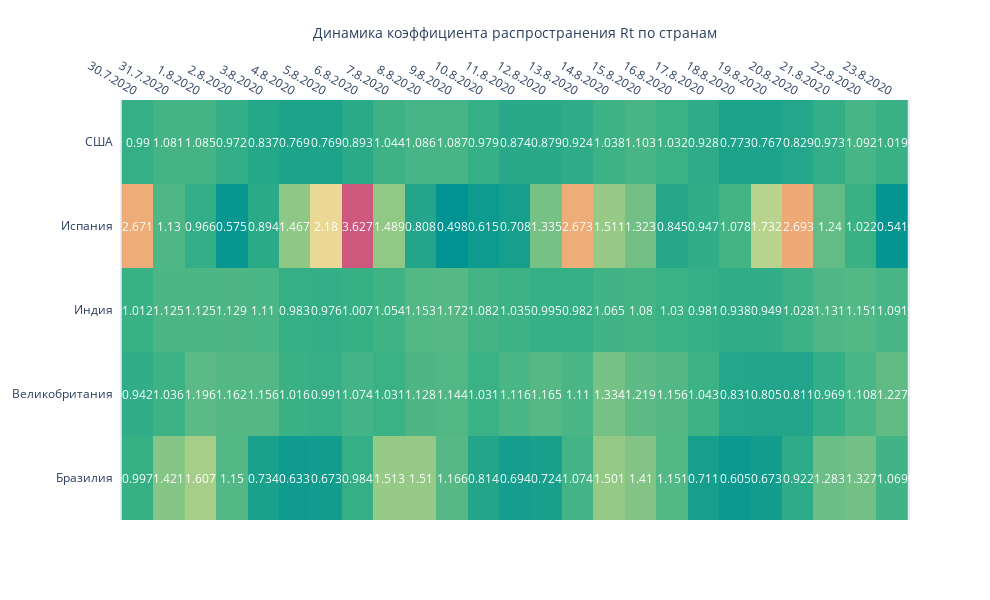

Notebook cell for this chart:
### Code cell
fig = ff.create_annotated_heatmap(d, x=x2, y=y, annotation_text=d,
                                  colorscale='Temps')

fig.update_layout(
                  
                  
                  width = 990, height = 600,    
    
                  xaxis_title='Динамика коэффициента распространения Rt по странам',
               #   yaxis_title = 'Регион '
)

fig.show()

### Figure 1 — Plotly figure (JSON) as saved in the notebook; plotly's stock layout.template omitted (floating-point values rounded to 4 significant figures)
{"data": [{"colorscale": [[0, "rgb(0, 147, 146)"], [0.1667, "rgb(57, 177, 133)"], [0.3333, "rgb(156, 203, 134)"], [0.5, "rgb(233, 226, 156)"], [0.6667, "rgb(238, 180, 121)"], [0.8333, "rgb(232, 132, 113)"], [1, "rgb(207, 89, 126)"]], "reversescale": false, "showscale": false, "type": "heatmap", "x": ["30.7.2020", "31.7.2020", "1.8.2020", "2.8.2020", "3.8.2020", "4.8.2020", "5.8.2020", "6.8.2020", "7.8.2020", "8.8.2020", "9.8.2020", "10.8.2020", "11.8.2020", "12.8.2020", "13.8.2020", "14.8.2020", "15.8.2020", "16.8.2020", "17.8.2020", "18.8.2020", "19.8.2020", "20.8.2020", "21.8.2020", "22.8.2020", "23.8.2020"], "y": ["Бразилия", "Великобритания", "Индия", "Испания", "США"], "z": [[0.997, 1.421, 1.607, 1.15, 0.734, 0.633, 0.673, 0.984, 1.513, 1.51, 1.166, 0.814, 0.694, 0.724, 1.074, 1.501, 1.41, 1.151, 0.711, 0.605, 0.673, 0.922, 1.283, 1.327, 1.069], [0.942, 1.036, 1.196, 1.162, 1.156, 1.016, 0.991, 1.074, 1.031, 1.128, 1.144, 1.031, 1.116, 1.165, 1.11, 1.334, 1.219, 1.156, 1.043, 0.831, 0.805, 0.811, 0.969, 1.108, 1.227], [1.012, 1.125, 1.125, 1.129, 1.11, 0.983, 0.976, 1.007, 1.054, 1.153, 1.172, 1.082, 1.035, 0.995, 0.982, 1.065, 1.08, 1.03, 0.981, 0.938, 0.949, 1.028, 1.131, 1.151, 1.091], [2.671, 1.13, 0.966, 0.575, 0.894, 1.467, 2.18, 3.627, 1.489, 0.808, 0.498, 0.615, 0.708, 1.335, 2.673, 1.511, 1.323, 0.845, 0.947, 1.078, 1.732, 2.693, 1.24, 1.022, 0.541], [0.99, 1.081, 1.085, 0.972, 0.837, 0.769, 0.769, 0.893, 1.044, 1.086, 1.087, 0.979, 0.874, 0.879, 0.924, 1.038, 1.103, 1.032, 0.928, 0.773, 0.767, 0.829, 0.973, 1.092, 1.019]]}], "layout": {"annotations": [{"font": {"color": "#FFFFFF"}, "showarrow": false, "text": "0.997", "x": "30.7.2020", "xref": "x", "y": "Бразилия", "yref": "y"}, {"font": {"color": "#FFFFFF"}, "showarrow": false, "text": "1.421", "x": "31.7.2020", "xref": "x", "y": "Бразилия", "yref": "y"}, {"font": {"color": "#FFFFFF"}, "showarrow": false, "text": "1.607", "x": "1.8.2020", "xref": "x", "y": "Бразилия", "yref": "y"}, {"font": {"color": "#FFFFFF"}, "showarrow": false, "text": "1.15", "x": "2.8.2020", "xref": "x", "y": "Бразилия", "yref": "y"}, {"font": {"color": "#FFFFFF"}, "showarrow": false, "text": "0.734", "x": "3.8.2020", "xref": "x", "y": "Бразилия", "yref": "y"}, {"font": {"color": "#FFFFFF"}, "showarrow": false, "text": "0.633", "x": "4.8.2020", "xref": "x", "y": "Бразилия", "yref": "y"}, {"font": {"color": "#FFFFFF"}, "showarrow": false, "text": "0.673", "x": "5.8.2020", "xref": "x", "y": "Бразилия", "yref": "y"}, {"font": {"color": "#FFFFFF"}, "showarrow": false, "text": "0.984", "x": "6.8.2020", "xref": "x", "y": "Бразилия", "yref": "y"}, {"font": {"color": "#FFFFFF"}, "showarrow": false, "text": "1.513", "x": "7.8.2020", "xref": "x", "y": "Бразилия", "yref": "y"}, {"font": {"color": "#FFFFFF"}, "showarrow": false, "text": "1.51", "x": "8.8.2020", "xref": "x", "y": "Бразилия", "yref": "y"}, {"font": {"color": "#FFFFFF"}, "showarrow": false, "text": "1.166", "x": "9.8.2020", "xref": "x", "y": "Бразилия", "yref": "y"}, {"font": {"color": "#FFFFFF"}, "showarrow": false, "text": "0.814", "x": "10.8.2020", "xref": "x", "y": "Бразилия", "yref": "y"}, {"font": {"color": "#FFFFFF"}, "showarrow": false, "text": "0.694", "x": "11.8.2020", "xref": "x", "y": "Бразилия", "yref": "y"}, {"font": {"color": "#FFFFFF"}, "showarrow": false, "text": "0.724", "x": "12.8.2020", "xref": "x", "y": "Бразилия", "yref": "y"}, {"font": {"color": "#FFFFFF"}, "showarrow": false, "text": "1.074", "x": "13.8.2020", "xref": "x", "y": "Бразилия", "yref": "y"}, {"font": {"color": "#FFFFFF"}, "showarrow": false, "text": "1.501", "x": "14.8.2020", "xref": "x", "y": "Бразилия", "yref": "y"}, {"font": {"color": "#FFFFFF"}, "showarrow": false, "text": "1.41", "x": "15.8.2020", "xref": "x", "y": "Бразилия", "yref": "y"}, {"font": {"color": "#FFFFFF"}, "showarrow": false, "text": "1.151", "x": "16.8.2020", "xref": "x", "y": "Бразилия", "yref": "y"}, {"font": {"color": "#FFFFFF"}, "showarrow": false, "text": "0.711", "x": "17.8.2020", "xref": "x", "y": "Бразилия", "yref": "y"}, {"font": {"color": "#FFFFFF"}, "showarrow": false, "text": "0.605", "x": "18.8.2020", "xref": "x", "y": "Бразилия", "yref": "y"}, {"font": {"color": "#FFFFFF"}, "showarrow": false, "text": "0.673", "x": "19.8.2020", "xref": "x", "y": "Бразилия", "yref": "y"}, {"font": {"color": "#FFFFFF"}, "showarrow": false, "text": "0.922", "x": "20.8.2020", "xref": "x", "y": "Бразилия", "yref": "y"}, {"font": {"color": "#FFFFFF"}, "showarrow": false, "text": "1.283", "x": "21.8.2020", "xref": "x", "y": "Бразилия", "yref": "y"}, {"font": {"color": "#FFFFFF"}, "showarrow": false, "text": "1.327", "x": "22.8.2020", "xref": "x", "y": "Бразилия", "yref": "y"}, {"font": {"color": "#FFFFFF"}, "showarrow": false, "text": "1.069", "x": "23.8.2020", "xref": "x", "y": "Бразилия", "yref": "y"}, {"font": {"color": "#FFFFFF"}, "showarrow": false, "text": "0.942", "x": "30.7.2020", "xref": "x", "y": "Великобритания", "yref": "y"}, {"font": {"color": "#FFFFFF"}, "showarrow": false, "text": "1.036", "x": "31.7.2020", "xref": "x", "y": "Великобритания", "yref": "y"}, {"font": {"color": "#FFFFFF"}, "showarrow": false, "text": "1.196", "x": "1.8.2020", "xref": "x", "y": "Великобритания", "yref": "y"}, {"font": {"color": "#FFFFFF"}, "showarrow": false, "text": "1.162", "x": "2.8.2020", "xref": "x", "y": "Великобритания", "yref": "y"}, {"font": {"color": "#FFFFFF"}, "showarrow": false, "text": "1.156", "x": "3.8.2020", "xref": "x", "y": "Великобритания", "yref": "y"}, {"font": {"color": "#FFFFFF"}, "showarrow": false, "text": "1.016", "x": "4.8.2020", "xref": "x", "y": "Великобритания", "yref": "y"}, {"font": {"color": "#FFFFFF"}, "showarrow": false, "text": "0.991", "x": "5.8.2020", "xref": "x", "y": "Великобритания", "yref": "y"}, {"font": {"color": "#FFFFFF"}, "showarrow": false, "text": "1.074", "x": "6.8.2020", "xref": "x", "y": "Великобритания", "yref": "y"}, {"font": {"color": "#FFFFFF"}, "showarrow": false, "text": "1.031", "x": "7.8.2020", "xref": "x", "y": "Великобритания", "yref": "y"}, {"font": {"color": "#FFFFFF"}, "showarrow": false, "text": "1.128", "x": "8.8.2020", "xref": "x", "y": "Великобритания", "yref": "y"}, {"font": {"color": "#FFFFFF"}, "showarrow": false, "text": "1.144", "x": "9.8.2020", "xref": "x", "y": "Великобритания", "yref": "y"}, {"font": {"color": "#FFFFFF"}, "showarrow": false, "text": "1.031", "x": "10.8.2020", "xref": "x", "y": "Великобритания", "yref": "y"}, {"font": {"color": "#FFFFFF"}, "showarrow": false, "text": "1.116", "x": "11.8.2020", "xref": "x", "y": "Великобритания", "yref": "y"}, {"font": {"color": "#FFFFFF"}, "showarrow": false, "text": "1.165", "x": "12.8.2020", "xref": "x", "y": "Великобритания", "yref": "y"}, {"font": {"color": "#FFFFFF"}, "showarrow": false, "text": "1.11", "x": "13.8.2020", "xref": "x", "y": "Великобритания", "yref": "y"}, {"font": {"color": "#FFFFFF"}, "showarrow": false, "text": "1.334", "x": "14.8.2020", "xref": "x", "y": "Великобритания", "yref": "y"}, {"font": {"color": "#FFFFFF"}, "showarrow": false, "text": "1.219", "x": "15.8.2020", "xref": "x", "y": "Великобритания", "yref": "y"}, {"font": {"color": "#FFFFFF"}, "showarrow": false, "text": "1.156", "x": "16.8.2020", "xref": "x", "y": "Великобритания", "yref": "y"}, {"font": {"color": "#FFFFFF"}, "showarrow": false, "text": "1.043", "x": "17.8.2020", "xref": "x", "y": "Великобритания", "yref": "y"}, {"font": {"color": "#FFFFFF"}, "showarrow": false, "text": "0.831", "x": "18.8.2020", "xref": "x", "y": "Великобритания", "yref": "y"}, {"font": {"color": "#FFFFFF"}, "showarrow": false, "text": "0.805", "x": "19.8.2020", "xref": "x", "y": "Великобритания", "yref": "y"}, {"font": {"color": "#FFFFFF"}, "showarrow": false, "text": "0.811", "x": "20.8.2020", "xref": "x", "y": "Великобритания", "yref": "y"}, {"font": {"color": "#FFFFFF"}, "showarrow": false, "text": "0.969", "x": "21.8.2020", "xref": "x", "y": "Великобритания", "yref": "y"}, {"font": {"color": "#FFFFFF"}, "showarrow": false, "text": "1.108", "x": "22.8.2020", "xref": "x", "y": "Великобритания", "yref": "y"}, {"font": {"color": "#FFFFFF"}, "showarrow": false, "text": "1.227", "x": "23.8.2020", "xref": "x", "y": "Великобритания", "yref": "y"}, {"font": {"color": "#FFFFFF"}, "showarrow": false, "text": "1.012", "x": "30.7.2020", "xref": "x", "y": "Индия", "yref": "y"}, {"font": {"color": "#FFFFFF"}, "showarrow": false, "text": "1.125", "x": "31.7.2020", "xref": "x", "y": "Индия", "yref": "y"}, {"font": {"color": "#FFFFFF"}, "showarrow": false, "text": "1.125", "x": "1.8.2020", "xref": "x", "y": "Индия", "yref": "y"}, {"font": {"color": "#FFFFFF"}, "showarrow": false, "text": "1.129", "x": "2.8.2020", "xref": "x", "y": "Индия", "yref": "y"}, {"font": {"color": "#FFFFFF"}, "showarrow": false, "text": "1.11", "x": "3.8.2020", "xref": "x", "y": "Индия", "yref": "y"}, {"font": {"color": "#FFFFFF"}, "showarrow": false, "text": "0.983", "x": "4.8.2020", "xref": "x", "y": "Индия", "yref": "y"}, {"font": {"color": "#FFFFFF"}, "showarrow": false, "text": "0.976", "x": "5.8.2020", "xref": "x", "y": "Индия", "yref": "y"}, {"font": {"color": "#FFFFFF"}, "showarrow": false, "text": "1.007", "x": "6.8.2020", "xref": "x", "y": "Индия", "yref": "y"}, {"font": {"color": "#FFFFFF"}, "showarrow": false, "text": "1.054", "x": "7.8.2020", "xref": "x", "y": "Индия", "yref": "y"}, {"font": {"color": "#FFFFFF"}, "showarrow": false, "text": "1.153", "x": "8.8.2020", "xref": "x", "y": "Индия", "yref": "y"}, {"font": {"color": "#FFFFFF"}, "showarrow": false, "text": "1.172", "x": "9.8.2020", "xref": "x", "y": "Индия", "yref": "y"}, {"font": {"color": "#FFFFFF"}, "showarrow": false, "text": "1.082", "x": "10.8.2020", "xref": "x", "y": "Индия", "yref": "y"}, {"font": {"color": "#FFFFFF"}, "showarrow": false, "text": "1.035", "x": "11.8.2020", "xref": "x", "y": "Индия", "yref": "y"}, {"font": {"color": "#FFFFFF"}, "showarrow": false, "text": "0.995", "x": "12.8.2020", "xref": "x", "y": "Индия", "yref": "y"}, {"font": {"color": "#FFFFFF"}, "showarrow": false, "text": "0.982", "x": "13.8.2020", "xref": "x", "y": "Индия", "yref": "y"}, {"font": {"color": "#FFFFFF"}, "showarrow": false, "text": "1.065", "x": "14.8.2020", "xref": "x", "y": "Индия", "yref": "y"}, {"font": {"color": "#FFFFFF"}, "showarrow": false, "text": "1.08", "x": "15.8.2020", "xref": "x", "y": "Индия", "yref": "y"}, {"font": {"color": "#FFFFFF"}, "showarrow": false, "text": "1.03", "x": "16.8.2020", "xref": "x", "y": "Индия", "yref": "y"}, {"font": {"color": "#FFFFFF"}, "showarrow": false, "text": "0.981", "x": "17.8.2020", "xref": "x", "y": "Индия", "yref": "y"}, {"font": {"color": "#FFFFFF"}, "showarrow": false, "text": "0.938", "x": "18.8.2020", "xref": "x", "y": "Индия", "yref": "y"}, {"font": {"color": "#FFFFFF"}, "showarrow": false, "text": "0.949", "x": "19.8.2020", "xref": "x", "y": "Индия", "yref": "y"}, {"font": {"color": "#FFFFFF"}, "showarrow": false, "text": "1.028", "x": "20.8.2020", "xref": "x", "y": "Индия", "yref": "y"}, {"font": {"color": "#FFFFFF"}, "showarrow": false, "text": "1.131", "x": "21.8.2020", "xref": "x", "y": "Индия", "yref": "y"}, {"font": {"color": "#FFFFFF"}, "showarrow": false, "text": "1.151", "x": "22.8.2020", "xref": "x", "y": "Индия", "yref": "y"}, {"font": {"color": "#FFFFFF"}, "showarrow": false, "text": "1.091", "x": "23.8.2020", "xref": "x", "y": "Индия", "yref": "y"}, {"font": {"color": "#FFFFFF"}, "showarrow": false, "text": "2.671", "x": "30.7.2020", "xref": "x", "y": "Испания", "yref": "y"}, {"font": {"color": "#FFFFFF"}, "showarrow": false, "text": "1.13", "x": "31.7.2020", "xref": "x", "y": "Испания", "yref": "y"}, {"font": {"color": "#FFFFFF"}, "showarrow": false, "text": "0.966", "x": "1.8.2020", "xref": "x", "y": "Испания", "yref": "y"}, {"font": {"color": "#FFFFFF"}, "showarrow": false, "text": "0.575", "x": "2.8.2020", "xref": "x", "y": "Испания", "yref": "y"}, {"font": {"color": "#FFFFFF"}, "showarrow": false, "text": "0.894", "x": "3.8.2020", "xref": "x", "y": "Испания", "yref": "y"}, {"font": {"color": "#FFFFFF"}, "showarrow": false, "text": "1.467", "x": "4.8.2020", "xref": "x", "y": "Испания", "yref": "y"}, {"font": {"color": "#FFFFFF"}, "showarrow": false, "text": "2.18", "x": "5.8.2020", "xref": "x", "y": "Испания", "yref": "y"}, {"font": {"color": "#FFFFFF"}, "showarrow": false, "text": "3.627", "x": "6.8.2020", "xref": "x", "y": "Испания", "yref": "y"}, {"font": {"color": "#FFFFFF"}, "showarrow": false, "text": "1.489", "x": "7.8.2020", "xref": "x", "y": "Испания", "yref": "y"}, {"font": {"color": "#FFFFFF"}, "showarrow": false, "text": "0.808", "x": "8.8.2020", "xref": "x", "y": "Испания", "yref": "y"}, {"font": {"color": "#FFFFFF"}, "showarrow": false, "text": "0.498", "x": "9.8.2020", "xref": "x", "y": "Испания", "yref": "y"}, {"font": {"color": "#FFFFFF"}, "showarrow": false, "text": "0.615", "x": "10.8.2020", "xref": "x", "y": "Испания", "yref": "y"}, {"font": {"color": "#FFFFFF"}, "showarrow": false, "text": "0.708", "x": "11.8.2020", "xref": "x", "y": "Испания", "yref": "y"}, {"font": {"color": "#FFFFFF"}, "showarrow": false, "text": "1.335", "x": "12.8.2020", "xref": "x", "y": "Испания", "yref": "y"}, {"font": {"color": "#FFFFFF"}, "showarrow": false, "text": "2.673", "x": "13.8.2020", "xref": "x", "y": "Испания", "yref": "y"}, {"font": {"color": "#FFFFFF"}, "showarrow": false, "text": "1.511", "x": "14.8.2020", "xref": "x", "y": "Испания", "yref": "y"}, {"font": {"color": "#FFFFFF"}, "showarrow": false, "text": "1.323", "x": "15.8.2020", "xref": "x", "y": "Испания", "yref": "y"}, {"font": {"color": "#FFFFFF"}, "showarrow": false, "text": "0.845", "x": "16.8.2020", "xref": "x", "y": "Испания", "yref": "y"}, {"font": {"color": "#FFFFFF"}, "showarrow": false, "text": "0.947", "x": "17.8.2020", "xref": "x", "y": "Испания", "yref": "y"}, {"font": {"color": "#FFFFFF"}, "showarrow": false, "text": "1.078", "x": "18.8.2020", "xref": "x", "y": "Испания", "yref": "y"}, {"font": {"color": "#FFFFFF"}, "showarrow": false, "text": "1.732", "x": "19.8.2020", "xref": "x", "y": "Испания", "yref": "y"}, {"font": {"color": "#FFFFFF"}, "showarrow": false, "text": "2.693", "x": "20.8.2020", "xref": "x", "y": "Испания", "yref": "y"}, {"font": {"color": "#FFFFFF"}, "showarrow": false, "text": "1.24", "x": "21.8.2020", "xref": "x", "y": "Испания", "yref": "y"}, {"font": {"color": "#FFFFFF"}, "showarrow": false, "text": "1.022", "x": "22.8.2020", "xref": "x", "y": "Испания", "yref": "y"}, {"font": {"color": "#FFFFFF"}, "showarrow": false, "text": "0.541", "x": "23.8.2020", "xref": "x", "y": "Испания", "yref": "y"}, {"font": {"color": "#FFFFFF"}, "showarrow": false, "text": "0.99", "x": "30.7.2020", "xref": "x", "y": "США", "yref": "y"}, {"font": {"color": "#FFFFFF"}, "showarrow": false, "text": "1.081", "x": "31.7.2020", "xref": "x", "y": "США", "yref": "y"}, {"font": {"color": "#FFFFFF"}, "showarrow": false, "text": "1.085", "x": "1.8.2020", "xref": "x", "y": "США", "yref": "y"}, {"font": {"color": "#FFFFFF"}, "showarrow": false, "text": "0.972", "x": "2.8.2020", "xref": "x", "y": "США", "yref": "y"}, {"font": {"color": "#FFFFFF"}, "showarrow": false, "text": "0.837", "x": "3.8.2020", "xref": "x", "y": "США", "yref": "y"}, {"font": {"color": "#FFFFFF"}, "showarrow": false, "text": "0.769", "x": "4.8.2020", "xref": "x", "y": "США", "yref": "y"}, {"font": {"color": "#FFFFFF"}, "showarrow": false, "text": "0.769", "x": "5.8.2020", "xref": "x", "y": "США", "yref": "y"}, {"font": {"color": "#FFFFFF"}, "showarrow": false, "text": "0.893", "x": "6.8.2020", "xref": "x", "y": "США", "yref": "y"}, {"font": {"color": "#FFFFFF"}, "showarrow": false, "text": "1.044", "x": "7.8.2020", "xref": "x", "y": "США", "yref": "y"}, {"font": {"color": "#FFFFFF"}, "showarrow": false, "text": "1.086", "x": "8.8.2020", "xref": "x", "y": "США", "yref": "y"}, {"font": {"color": "#FFFFFF"}, "showarrow": false, "text": "1.087", "x": "9.8.2020", "xref": "x", "y": "США", "yref": "y"}, {"font": {"color": "#FFFFFF"}, "showarrow": false, "text": "0.979", "x": "10.8.2020", "xref": "x", "y": "США", "yref": "y"}, {"font": {"color": "#FFFFFF"}, "showarrow": false, "text": "0.874", "x": "11.8.2020", "xref": "x", "y": "США", "yref": "y"}, {"font": {"color": "#FFFFFF"}, "showarrow": false, "text": "0.879", "x": "12.8.2020", "xref": "x", "y": "США", "yref": "y"}, {"font": {"color": "#FFFFFF"}, "showarrow": false, "text": "0.924", "x": "13.8.2020", "xref": "x", "y": "США", "yref": "y"}, {"font": {"color": "#FFFFFF"}, "showarrow": false, "text": "1.038", "x": "14.8.2020", "xref": "x", "y": "США", "yref": "y"}, {"font": {"color": "#FFFFFF"}, "showarrow": false, "text": "1.103", "x": "15.8.2020", "xref": "x", "y": "США", "yref": "y"}, {"font": {"color": "#FFFFFF"}, "showarrow": false, "text": "1.032", "x": "16.8.2020", "xref": "x", "y": "США", "yref": "y"}, {"font": {"color": "#FFFFFF"}, "showarrow": false, "text": "0.928", "x": "17.8.2020", "xref": "x", "y": "США", "yref": "y"}, {"font": {"color": "#FFFFFF"}, "showarrow": false, "text": "0.773", "x": "18.8.2020", "xref": "x", "y": "США", "yref": "y"}, {"font": {"color": "#FFFFFF"}, "showarrow": false, "text": "0.767", "x": "19.8.2020", "xref": "x", "y": "США", "yref": "y"}, {"font": {"color": "#FFFFFF"}, "showarrow": false, "text": "0.829", "x": "20.8.2020", "xref": "x", "y": "США", "yref": "y"}, {"font": {"color": "#FFFFFF"}, "showarrow": false, "text": "0.973", "x": "21.8.2020", "xref": "x", "y": "США", "yref": "y"}, {"font": {"color": "#FFFFFF"}, "showarrow": false, "text": "1.092", "x": "22.8.2020", "xref": "x", "y": "США", "yref": "y"}, {"font": {"color": "#FFFFFF"}, "showarrow": false, "text": "1.019", "x": "23.8.2020", "xref": "x", "y": "США", "yref": "y"}], "height": 600, "width": 990, "xaxis": {"dtick": 1, "gridcolor": "rgb(0, 0, 0)", "side": "top", "ticks": "", "title": {"text": "Динамика коэффициента распространения Rt по странам"}}, "yaxis": {"dtick": 1, "ticks": "", "ticksuffix": "  "}}}
